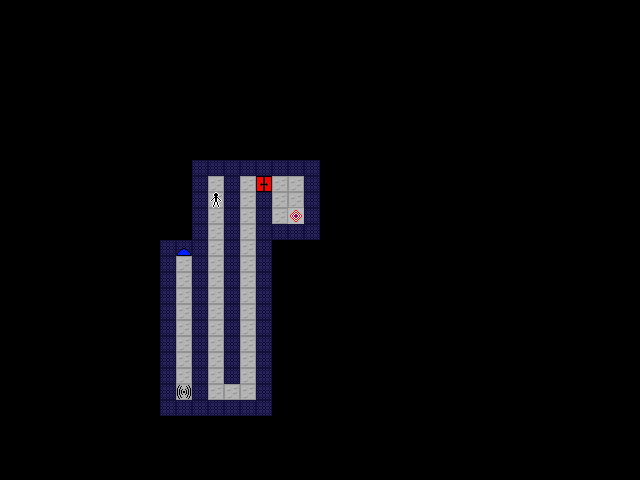

Rendered tile map (Tiled .tmx) drawn with the repository's tilesets; below, a short description and the map source with its tile grids summarised:
An orthogonal 40x30 tile map with 16x16 px tiles, 5 tile layers (tiles, pieces, pieces2, pieces3, ...) and 1 object.

<map version="1.10" tiledversion="1.11.0" orientation="orthogonal" renderorder="right-down" width="40" height="30" tilewidth="16" tileheight="16" infinite="0" nextlayerid="8" nextobjectid="8">
 <tileset firstgid="1" name="tiles" tilewidth="16" tileheight="16" tilecount="81" columns="9">
  <image source="tiles.png" width="144" height="144" />
 </tileset>
 <layer id="1" name="tiles" width="40" height="30">
  <data>[1200 cells, 116 non-empty, 3 distinct tile ids]</data>
 </layer>
 <layer id="2" name="pieces" width="40" height="30">
  <data>[1200 cells, 3 non-empty, 3 distinct tile ids]</data>
 </layer>
 <layer id="6" name="pieces2" width="40" height="30">
  <data>[1200 cells, 0 non-empty, 0 distinct tile ids]</data>
 </layer>
 <layer id="7" name="pieces3" width="40" height="30">
  <data>[1200 cells, 0 non-empty, 0 distinct tile ids]</data>
 </layer>
 <layer id="3" name="actors" width="40" height="30">
  <data>[1200 cells, 1 non-empty, 1 distinct tile ids]</data>
 </layer>
 <objectgroup id="5" name="connectors">
  <object id="7" x="184.659" y="391.975">
   <polyline points="0,0 77.6021,-210.149" />
  </object>
 </objectgroup>
</map>
